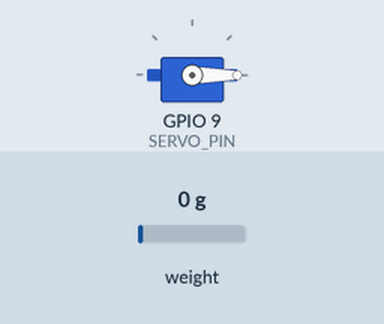
Recording of a sketch running on a simulated ESP32. Shown: servo. The test bench sets the inputs (shaded band); at power-on: weight on the scale 0 g. WiFi joins after 1.5 s; servers stay silent unless stated; the local clock reads 2024-03-15 10:24:30 at power-on unless the sketch sets it; no MQTT or app messages arrive unless stated; what the sketch prints to the serial monitor is not drawn.

Above: at 3.55 s.
At 5.55 s:
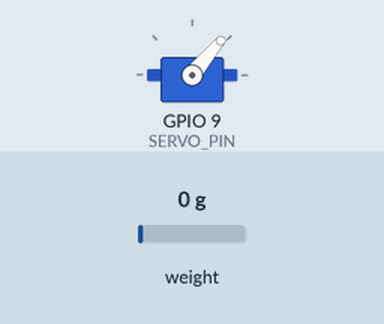
At 15.5 s:
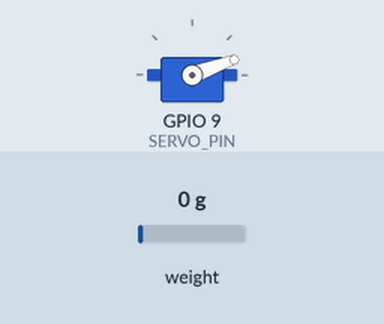
Timing chart, 0 to 19.1 s (numbered marks = the images above):
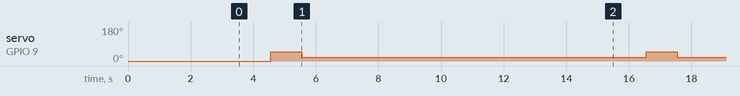

The sketch:

dispensor.ino
```cpp
#include <WiFi.h>
#include <PubSubClient.h>
#include "HX711.h"
#include <Servo.h>
#include <ArduinoJson.h>

const char* ssid = "SEU_WIFI";
const char* password = "SUA_SENHA";
const char* mqtt_server = "IP_DO_BROKER";

#define DOUT  4
#define CLK   5
#define SERVO_PIN  9

HX711 scale;
Servo servo;

float pesoInicial;
float pesoPrimeiraDose;
float pesoSegundaDose;


WiFiClient espClient;
PubSubClient client(espClient);

void setup() {
  Serial.begin(115200);

  WiFi.begin(ssid, password);
  while (WiFi.status() != WL_CONNECTED) {
    delay(500);
    Serial.print(".");
  }
  Serial.println("\nWiFi conectado");

  client.setServer(mqtt_server, 1883);

  scale.begin(DOUT, CLK);
  scale.set_scale(2280.f); // ajuste conforme sua célula
  scale.tare();

  servo.attach(SERVO_PIN, 600, 2400);
  servo.write(0); // posição inicial
  delay(1000);
}

void loop() {
  if (!client.connected()) {
    reconnect();
  }
  client.loop();

  pesoInicial = scale.get_units(10);
  Serial.print("Peso Inicial: ");
  Serial.println(pesoInicial);

  liberarRacao();
  delay(10000);
  pesoPrimeiraDose = scale.get_units(10);
  Serial.print("Peso após primeira dose: ");
  Serial.println(pesoPrimeiraDose);

  liberarRacao();
  delay(10000);
  pesoSegundaDose = scale.get_units(10);
  Serial.print("Peso após segunda dose: ");
  Serial.println(pesoSegundaDose);

  StaticJsonDocument<256> doc;
  doc["Horario"] = getTimestamp();
  doc["Peso inicial"] = pesoInicial;
  doc["Peso após primeira refeição"] = pesoPrimeiraDose;
  doc["Peso após segunda refeição"] = pesoSegundaDose;

  char buffer[256];
  serializeJson(doc, buffer);
  Serial.println(buffer);

  client.publish("dispenser/pesos", buffer);


  delay(24 * 60 * 60 * 1000);
}

void liberarRacao() {
  servo.write(50);
  delay(1000);
  servo.write(20);
}

void reconnect() {
  while (!client.connected()) {
    Serial.print("Conectando MQTT...");
    if (client.connect("ESP32_Dispenser")) {
      Serial.println("conectado");
    } else {
      Serial.print("Falha, rc=");
      Serial.print(client.state());
      Serial.println(" tentando de novo em 10 segundos");
      delay(10000);
    }
  }
}

String getTimestamp() {
  time_t now;
  struct tm timeinfo;
  if (!getLocalTime(&timeinfo)) {
    return "00:00:00";
  }
  char buf[20];
  strftime(buf, sizeof(buf), "%Y-%m-%d %H:%M:%S", &timeinfo);
  return String(buf);
}
```

Measured:
- by itself, servo on GPIO 9 (SERVO_PIN): alternates 50° for 1.0 s and 20° for 11.0 s, 4 changes in all, then stays 20°
